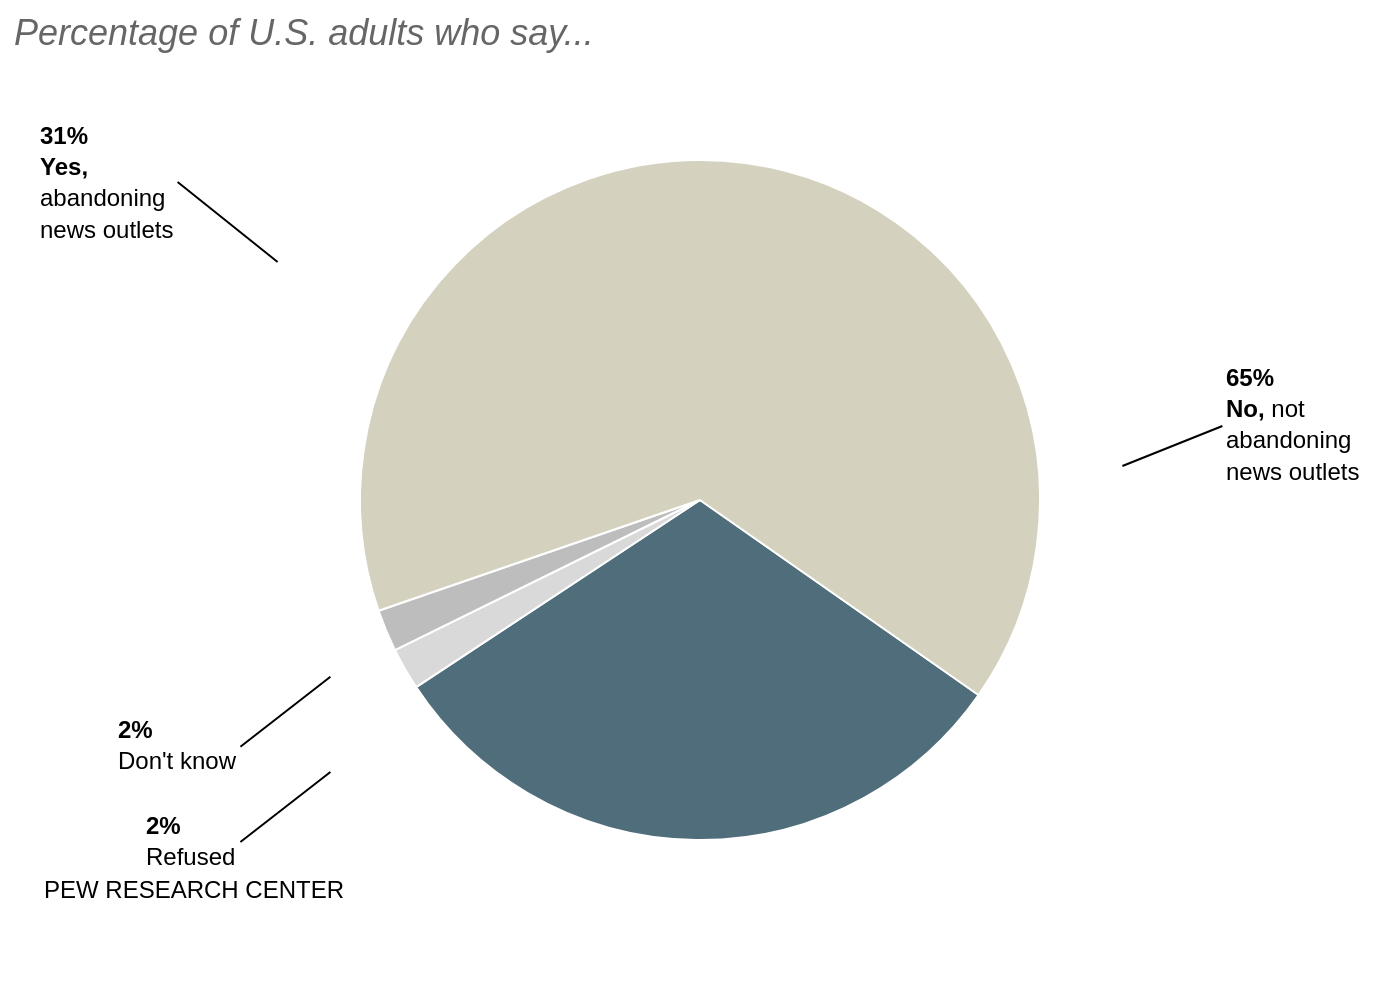

Write the Python code that produced this figure.
import sys
import json
from pathlib import Path
import plotly.graph_objects as go

# Check for command-line argument
if len(sys.argv) != 2:
    print("Usage: python generate_chart.py <json_file_path>")
    sys.exit(1)

# Get file path from argument
json_file_path = Path(sys.argv[1])
if not json_file_path.is_file():
    print(f"Error: File not found at {json_file_path}")
    sys.exit(1)

# Load data from JSON file
with open(json_file_path, 'r', encoding='utf-8') as f:
    chart_data = json.load(f)

# --- Chart Creation ---

# Extract data for the pie chart
pie_values = [item['value'] for item in chart_data['chart_data']]
pie_colors = chart_data['colors']
pie_rotation = chart_data.get('chart_style', {}).get('pie_rotation', 0)

# Create the pie chart trace
pie_trace = go.Pie(
    values=pie_values,
    marker=dict(
        colors=pie_colors,
        line=dict(color='white', width=1)
    ),
    hole=0,
    sort=False,
    direction='clockwise',
    rotation=pie_rotation,
    textinfo='none',
    hoverinfo='none'
)

# --- Annotations and Layout ---

# Create annotations for each pie slice
annotations = []
for item in chart_data['chart_data']:
    pos = item['anno_pos']
    annotations.append(
        go.layout.Annotation(
            text=item['label_text'],
            x=pos['x'],
            y=pos['y'],
            xref='paper',
            yref='paper',
            showarrow=True,
            arrowhead=0,
            arrowcolor="#000000",
            arrowwidth=1,
            ax=pos['ax'],
            ay=pos['ay'],
            font=dict(family="Arial", size=12, color="black"),
            align='left',
            xanchor=pos['xanchor'],
            yanchor='middle'
        )
    )

# Add source annotation
source_text = chart_data['texts']['source']
annotations.append(
    go.layout.Annotation(
        text=source_text,
        x=0,
        y=-0.1,
        xref='paper',
        yref='paper',
        showarrow=False,
        xanchor='left',
        yanchor='bottom',
        font=dict(family="Arial", size=12, color="black")
    )
)

# Create the layout
layout = go.Layout(
    title=dict(
        text=chart_data['texts']['title'],
        x=0.01,
        y=0.98,
        xanchor='left',
        yanchor='top',
        font=dict(family="Arial", size=18, color="#666666")
    ),
    showlegend=False,
    paper_bgcolor='white',
    plot_bgcolor='white',
    annotations=annotations,
    margin=dict(l=20, r=20, t=80, b=80),
    xaxis=dict(showgrid=False, zeroline=False, showticklabels=False, visible=False),
    yaxis=dict(showgrid=False, zeroline=False, showticklabels=False, visible=False)
)

# --- Figure Generation ---

# Create the figure object
fig = go.Figure(data=[pie_trace], layout=layout)

# Generate output filename from input JSON path
output_filename = json_file_path.with_suffix(".png")

# Save the figure as a PNG image
fig.write_image(output_filename, scale=2)

print(f"Chart saved to {output_filename}")
